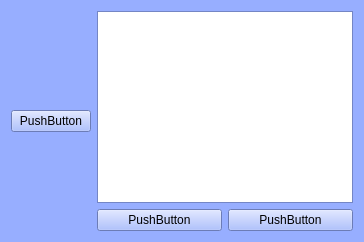
      <widget class="QWidget" name="BackupTab">
       <property name="palette">
        <palette>
         <active>
          <colorrole role="WindowText">
           <brush brushstyle="SolidPattern">
            <color alpha="255">
             <red>0</red>
             <green>0</green>
             <blue>0</blue>
            </color>
           </brush>
          </colorrole>
          <colorrole role="Button">
           <brush brushstyle="SolidPattern">
            <color alpha="255">
             <red>151</red>
             <green>174</green>
             <blue>255</blue>
            </color>
           </brush>
          </colorrole>
          <colorrole role="Light">
           <brush brushstyle="SolidPattern">
            <color alpha="255">
             <red>255</red>
             <green>255</green>
             <blue>255</blue>
            </color>
           </brush>
          </colorrole>
          <colorrole role="Midlight">
           <brush brushstyle="SolidPattern">
            <color alpha="255">
             <red>203</red>
             <green>214</green>
             <blue>255</blue>
            </color>
           </brush>
          </colorrole>
          <colorrole role="Dark">
           <brush brushstyle="SolidPattern">
            <color alpha="255">
             <red>75</red>
             <green>87</green>
             <blue>127</blue>
            </color>
           </brush>
          </colorrole>
          <colorrole role="Mid">
           <brush brushstyle="SolidPattern">
            <color alpha="255">
             <red>101</red>
             <green>116</green>
             <blue>170</blue>
            </color>
           </brush>
          </colorrole>
          <colorrole role="Text">
           <brush brushstyle="SolidPattern">
            <color alpha="255">
             <red>0</red>
             <green>0</green>
             <blue>0</blue>
            </color>
           </brush>
          </colorrole>
          <colorrole role="BrightText">
           <brush brushstyle="SolidPattern">
            <color alpha="255">
             <red>255</red>
             <green>255</green>
             <blue>255</blue>
            </color>
           </brush>
          </colorrole>
          <colorrole role="ButtonText">
           <brush brushstyle="SolidPattern">
            <color alpha="255">
             <red>0</red>
             <green>0</green>
             <blue>0</blue>
            </color>
           </brush>
          </colorrole>
          <colorrole role="Base">
           <brush brushstyle="SolidPattern">
            <color alpha="255">
             <red>255</red>
             <green>255</green>
             <blue>255</blue>
            </color>
           </brush>
          </colorrole>
          <colorrole role="Window">
           <brush brushstyle="SolidPattern">
            <color alpha="255">
             <red>151</red>
             <green>174</green>
             <blue>255</blue>
            </color>
           </brush>
          </colorrole>
          <colorrole role="Shadow">
           <brush brushstyle="SolidPattern">
            <color alpha="255">
             <red>0</red>
             <green>0</green>
             <blue>0</blue>
            </color>
           </brush>
          </colorrole>
          <colorrole role="AlternateBase">
           <brush brushstyle="SolidPattern">
            <color alpha="255">
             <red>203</red>
             <green>214</green>
             <blue>255</blue>
            </color>
           </brush>
          </colorrole>
          <colorrole role="ToolTipBase">
           <brush brushstyle="SolidPattern">
            <color alpha="255">
             <red>255</red>
             <green>255</green>
             <blue>220</blue>
            </color>
           </brush>
          </colorrole>
          <colorrole role="ToolTipText">
           <brush brushstyle="SolidPattern">
            <color alpha="255">
             <red>0</red>
             <green>0</green>
             <blue>0</blue>
            </color>
           </brush>
          </colorrole>
          <colorrole role="PlaceholderText">
           <brush brushstyle="SolidPattern">
            <color alpha="127">
             <red>0</red>
             <green>0</green>
             <blue>0</blue>
            </color>
           </brush>
          </colorrole>
          <colorrole role="Accent">
           <brush brushstyle="SolidPattern">
            <color alpha="255">
             <red>255</red>
             <green>255</green>
             <blue>255</blue>
            </color>
           </brush>
          </colorrole>
         </active>
         <inactive>
          <colorrole role="WindowText">
           <brush brushstyle="SolidPattern">
            <color alpha="255">
             <red>0</red>
             <green>0</green>
             <blue>0</blue>
            </color>
           </brush>
          </colorrole>
          <colorrole role="Button">
           <brush brushstyle="SolidPattern">
            <color alpha="255">
             <red>151</red>
             <green>174</green>
             <blue>255</blue>
            </color>
           </brush>
          </colorrole>
          <colorrole role="Light">
           <brush brushstyle="SolidPattern">
            <color alpha="255">
             <red>255</red>
             <green>255</green>
             <blue>255</blue>
            </color>
           </brush>
          </colorrole>
          <colorrole role="Midlight">
           <brush brushstyle="SolidPattern">
            <color alpha="255">
             <red>203</red>
             <green>214</green>
             <blue>255</blue>
            </color>
           </brush>
          </colorrole>
          <colorrole role="Dark">
           <brush brushstyle="SolidPattern">
            <color alpha="255">
             <red>75</red>
             <green>87</green>
             <blue>127</blue>
            </color>
           </brush>
          </colorrole>
          <colorrole role="Mid">
           <brush brushstyle="SolidPattern">
            <color alpha="255">
             <red>101</red>
             <green>116</green>
             <blue>170</blue>
            </color>
           </brush>
          </colorrole>
          <colorrole role="Text">
           <brush brushstyle="SolidPattern">
            <color alpha="255">
             <red>0</red>
             <green>0</green>
             <blue>0</blue>
            </color>
           </brush>
          </colorrole>
          <colorrole role="BrightText">
           <brush brushstyle="SolidPattern">
            <color alpha="255">
             <red>255</red>
             <green>255</green>
             <blue>255</blue>
            </color>
           </brush>
          </colorrole>
          <colorrole role="ButtonText">
           <brush brushstyle="SolidPattern">
            <color alpha="255">
             <red>0</red>
             <green>0</green>
             <blue>0</blue>
            </color>
           </brush>
          </colorrole>
          <colorrole role="Base">
           <brush brushstyle="SolidPattern">
            <color alpha="255">
             <red>255</red>
             <green>255</green>
             <blue>255</blue>
            </color>
           </brush>
          </colorrole>
          <colorrole role="Window">
           <brush brushstyle="SolidPattern">
            <color alpha="255">
             <red>151</red>
             <green>174</green>
             <blue>255</blue>
            </color>
           </brush>
          </colorrole>
          <colorrole role="Shadow">
           <brush brushstyle="SolidPattern">
            <color alpha="255">
             <red>0</red>
             <green>0</green>
             <blue>0</blue>
            </color>
           </brush>
          </colorrole>
          <colorrole role="AlternateBase">
           <brush brushstyle="SolidPattern">
            <color alpha="255">
             <red>203</red>
             <green>214</green>
             <blue>255</blue>
            </color>
           </brush>
          </colorrole>
          <colorrole role="ToolTipBase">
           <brush brushstyle="SolidPattern">
            <color alpha="255">
             <red>255</red>
             <green>255</green>
             <blue>220</blue>
            </color>
           </brush>
          </colorrole>
          <colorrole role="ToolTipText">
           <brush brushstyle="SolidPattern">
            <color alpha="255">
             <red>0</red>
             <green>0</green>
             <blue>0</blue>
            </color>
           </brush>
          </colorrole>
          <colorrole role="PlaceholderText">
           <brush brushstyle="SolidPattern">
            <color alpha="127">
             <red>0</red>
             <green>0</green>
             <blue>0</blue>
            </color>
           </brush>
          </colorrole>
          <colorrole role="Accent">
           <brush brushstyle="SolidPattern">
            <color alpha="255">
             <red>255</red>
             <green>255</green>
             <blue>255</blue>
            </color>
           </brush>
          </colorrole>
         </inactive>
         <disabled>
          <colorrole role="WindowText">
           <brush brushstyle="SolidPattern">
            <color alpha="255">
             <red>75</red>
             <green>87</green>
             <blue>127</blue>
            </color>
           </brush>
          </colorrole>
          <colorrole role="Button">
           <brush brushstyle="SolidPattern">
            <color alpha="255">
             <red>151</red>
             <green>174</green>
             <blue>255</blue>
            </color>
           </brush>
          </colorrole>
          <colorrole role="Light">
           <brush brushstyle="SolidPattern">
            <color alpha="255">
             <red>255</red>
             <green>255</green>
             <blue>255</blue>
            </color>
           </brush>
          </colorrole>
          <colorrole role="Midlight">
           <brush brushstyle="SolidPattern">
            <color alpha="255">
             <red>203</red>
             <green>214</green>
             <blue>255</blue>
            </color>
           </brush>
          </colorrole>
          <colorrole role="Dark">
           <brush brushstyle="SolidPattern">
            <color alpha="255">
             <red>75</red>
             <green>87</green>
             <blue>127</blue>
            </color>
           </brush>
          </colorrole>
          <colorrole role="Mid">
           <brush brushstyle="SolidPattern">
            <color alpha="255">
             <red>101</red>
             <green>116</green>
             <blue>170</blue>
            </color>
           </brush>
          </colorrole>
          <colorrole role="Text">
           <brush brushstyle="SolidPattern">
            <color alpha="255">
             <red>75</red>
             <green>87</green>
             <blue>127</blue>
            </color>
           </brush>
          </colorrole>
          <colorrole role="BrightText">
           <brush brushstyle="SolidPattern">
            <color alpha="255">
             <red>255</red>
             <green>255</green>
             <blue>255</blue>
            </color>
           </brush>
          </colorrole>
          <colorrole role="ButtonText">
           <brush brushstyle="SolidPattern">
            <color alpha="255">
             <red>75</red>
             <green>87</green>
             <blue>127</blue>
            </color>
           </brush>
          </colorrole>
          <colorrole role="Base">
           <brush brushstyle="SolidPattern">
            <color alpha="255">
             <red>151</red>
             <green>174</green>
             <blue>255</blue>
            </color>
           </brush>
          </colorrole>
          <colorrole role="Window">
           <brush brushstyle="SolidPattern">
            <color alpha="255">
             <red>151</red>
             <green>174</green>
             <blue>255</blue>
            </color>
           </brush>
          </colorrole>
          <colorrole role="Shadow">
           <brush brushstyle="SolidPattern">
            <color alpha="255">
             <red>0</red>
             <green>0</green>
             <blue>0</blue>
            </color>
           </brush>
          </colorrole>
          <colorrole role="AlternateBase">
           <brush brushstyle="SolidPattern">
            <color alpha="255">
             <red>151</red>
             <green>174</green>
             <blue>255</blue>
            </color>
           </brush>
          </colorrole>
          <colorrole role="ToolTipBase">
           <brush brushstyle="SolidPattern">
            <color alpha="255">
             <red>255</red>
             <green>255</green>
             <blue>220</blue>
            </color>
           </brush>
          </colorrole>
          <colorrole role="ToolTipText">
           <brush brushstyle="SolidPattern">
            <color alpha="255">
             <red>0</red>
             <green>0</green>
             <blue>0</blue>
            </color>
           </brush>
          </colorrole>
          <colorrole role="PlaceholderText">
           <brush brushstyle="SolidPattern">
            <color alpha="127">
             <red>75</red>
             <green>87</green>
             <blue>127</blue>
            </color>
           </brush>
          </colorrole>
          <colorrole role="Accent">
           <brush brushstyle="SolidPattern">
            <color alpha="255">
             <red>227</red>
             <green>234</green>
             <blue>255</blue>
            </color>
           </brush>
          </colorrole>
         </disabled>
        </palette>
       </property>
       <property name="focusPolicy">
        <enum>Qt::NoFocus</enum>
       </property>
       <property name="autoFillBackground">
        <bool>true</bool>
       </property>
       <attribute name="title">
        <string>Backup</string>
       </attribute>
       <layout class="QGridLayout" name="gridLayout_3">
        <item row="0" column="0">
         <layout class="QHBoxLayout" name="horizontalLayout_4">
          <item>
           <widget class="QPushButton" name="searchFolderButton">
            <property name="text">
             <string>PushButton</string>
            </property>
           </widget>
          </item>
          <item>
           <layout class="QVBoxLayout" name="verticalLayout_4">
            <item>
             <widget class="QListWidget" name="backupList"/>
            </item>
            <item>
             <layout class="QHBoxLayout" name="horizontalLayout_3">
              <item>
               <widget class="QPushButton" name="bkpOkButton">
                <property name="text">
                 <string>PushButton</string>
                </property>
               </widget>
              </item>
              <item>
               <widget class="QPushButton" name="bkpCancelButton">
                <property name="text">
                 <string>PushButton</string>
                </property>
               </widget>
              </item>
             </layout>
            </item>
           </layout>
          </item>
         </layout>
        </item>
       </layout>
      </widget>
